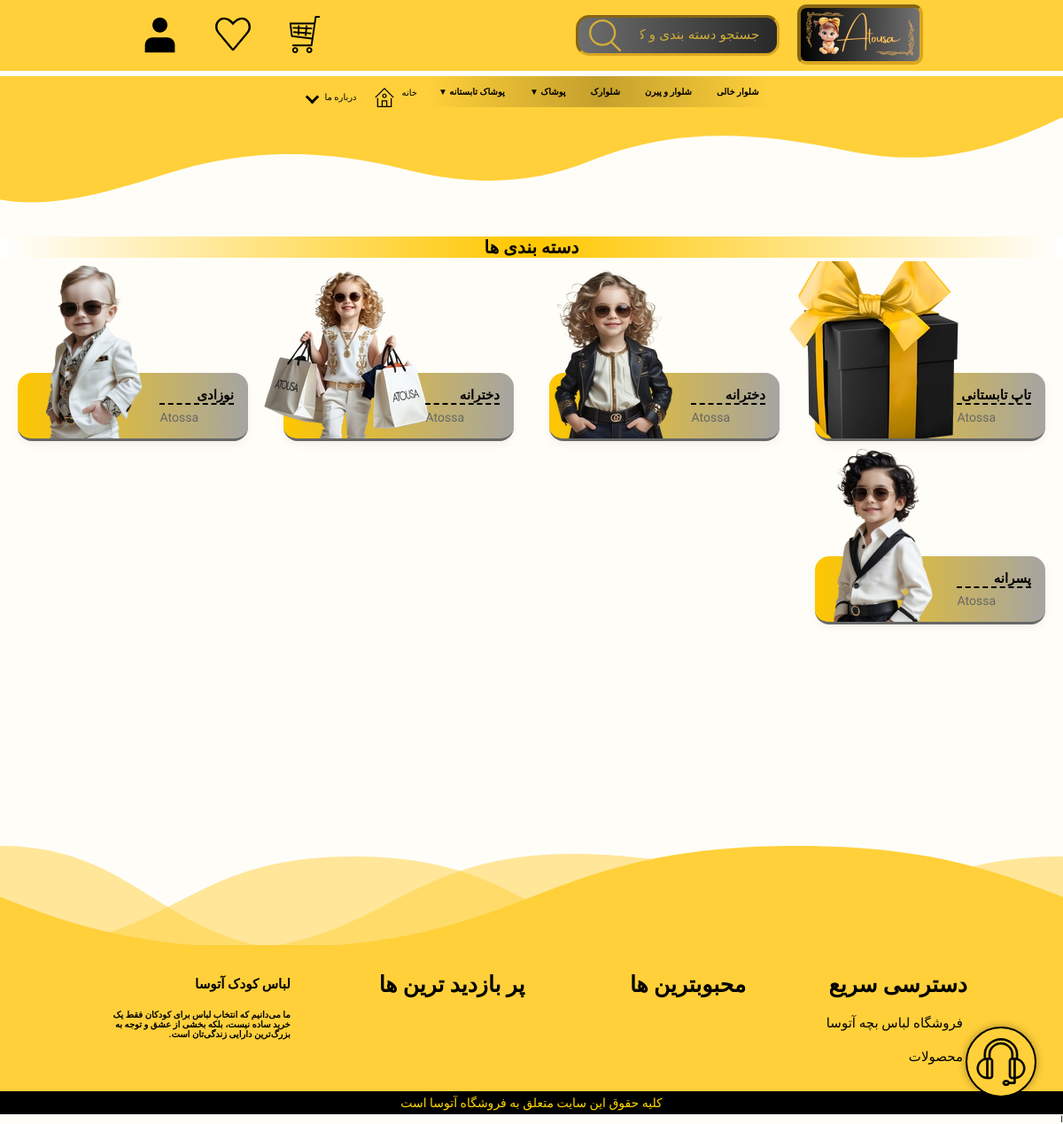
The app's page /product/categories/ with its own data.
### products/models.py (models this page shows, shortened)
class Base(models.Model):
    title = models.CharField(max_length=100, verbose_name='عنوان', db_index=True)
    slug = models.CharField(max_length=100, unique=True, verbose_name='اسلاگ', null=True, blank=True, db_index=True)
    is_active = models.BooleanField(default=True, db_index=True)
    class Meta:
        abstract = True

class Category(Base):
    sub_category = models.ForeignKey('self', on_delete=models.CASCADE, blank=True, null=True,
                                     verbose_name='دسته بندی اصلی', related_name='sub_categories')
    image = ProcessedImageField(
        null=True,
        blank=True,
        upload_to='products/',
        processors=[ResizeToFill(200, 200)],
        format='WEBP',
        options={'quality': 100}
    )
    class Meta:
        db_table = 'category'
        verbose_name = 'دسته بندی'
        verbose_name_plural = 'دسته بندی ها'
        ordering = ['title']

### site_settings/models.py (models this page shows, shortened)
class Footer(models.Model):
    title = models.CharField(max_length=100, verbose_name="عنوان")
    link = models.CharField(max_length=100, verbose_name="آدرس صفحه", null=True, blank=True)
    sub_links = models.ForeignKey('self', null=True, blank=True, related_name='sub_link', verbose_name="زیر دسته ها",
                                  on_delete=models.CASCADE)
    class Meta:
        verbose_name = "پاورقی"
        verbose_name_plural = "پاورقی ها"
        ordering = ['title']

### products/views.py (the view)
# urls.py: path('categories/', views.category_view, name='categories_list_page'),
def category_view(request):
    categorya = Category.objects.prefetch_related('sub_category')
    return render(request, 'products/categories.html', {'categorya': categorya})

### aboutus_contactus/context_processors.py (called while the page is built, shortened)
def get_cache_key(request, key_name):
    if request.user.is_authenticated:
        return f'{key_name}_user_{request.user.id}'
    else:
        if not request.session.session_key:
            request.session.save()  # اطمینان از داشتن session_key
        return f'{key_name}_session_{request.session.session_key}'

def wishlist_count(request):
    cache_key = get_cache_key(request, 'wishlist_count')
    count = cache.get(cache_key)
    if count is None:
        if request.user.is_authenticated:
            count = WishList.objects.filter(user=request.user).count()
        else:
            wishlist = request.session.get('wishlist', [])
            count = len(wishlist)
        cache.set(cache_key, count, 60 * 60)
    return {'wishlist_count': count}

def messages_count(request):
    user = request.user
    if not user.is_authenticated:
        return {'messages_count': 0}

def partner(request):
    part = is_partner(request)
    return {'part': part}

### account/utils.py (called while the page is built)
def is_partner(request):
    if request.user.is_authenticated:
        user = request.user
        return Partnership.objects.filter(user=user, is_active=True).exists()
    return False

### admin_panel/context_processors.py (called while the page is built)
def unseen_notifications_count(request):
    if request.user.is_superuser:
        count = Notification.objects.filter(is_seen=False).count()
    else:
        count = 0
    return {'unseen_notifications_count': count}

### orders/cart.py (called while the page is built)
    def __len__(self):
        return sum(int(item['quantity']) for item in self.cart.values())

### orders/context_processors.py (called while the page is built)
def cart_context(request):
    cart = Cart(request)
    return {'cart_item_count': len(cart)}

### products/context_processors.py (called while the page is built)
def build_category_tree(categories):
    category_map = {cat['id']: cat for cat in categories}
    tree = []
    for cat in categories:
        cat['children'] = []
    for cat in categories:
        parent_id = cat['sub_category_id']
        if parent_id:
            parent = category_map.get(parent_id)
            if parent:
                parent['children'].append(cat)
        else:
            tree.append(cat)
    return tree

def global_categories(request):
    category_tree = cache.get('categories')
    if not category_tree:
        categories = Category.objects.all().order_by('title').values('id', 'title', 'slug', 'sub_category_id')
        category_tree = build_category_tree(list(categories))
        cache.set('categories', category_tree, 300 * 60)
    return {
        'categories': category_tree
    }

### products/templates/products/categories.html (shortened to what this page needs)
{% extends 'base/index.html' %}
{% load static %}
{% block css %}
    <link rel="stylesheet" href="{% static 'css/home.css' %}">
    <link rel="stylesheet" href="{% static 'css/categories.css' %}">
{% endblock %}
{% block content %}
    <div id="categories-t">
        <h1>دسته بندی ها</h1>
    </div>
    <div>{% include 'products/partials/_cat_partial.html' with categorya=categorya %}</div>
{% endblock %}

### home/templates/home/includes/header_categories.html (shortened to what this page needs)
<ul class="main-menu">
    {% for category in categories %}
        <li class="main-menu-item">
            <a href="{% url 'product_list_page' %}?category={{ category.slug }}">
                {{ category.title }}
                {% if category.children %}
                    <span class="toggle-arrow">▼</span>
                {% endif %}
            </a>
        </li>
    {% endfor %}
</ul>

### products/templates/products/partials/_cat_partial.html (shortened to what this page needs)
<div class="containerc" id="containerc-mobile">
    <div class="category-grid mobile-v">
        {% for cat in categorya %}
            {% if cat.image %}
                <a href="{% url 'product_list_page' %}?category={{ cat.slug }}" class="category-link"
                   title="نمایش محصولات {{ cat.title }}">
                    <div class="category-boxes">
                        <div class="text">
                            <h2>{{ cat.title }}</h2>
                            <p>Atossa</p>
                        </div>
                        <img src="{{ cat.image.url }}" alt="دسته‌بندی {{ cat.title }} - فروشگاه آتوسا" class="image"
                             loading="lazy">
                    </div>
                </a>
            {% endif %}
        {% endfor %}
    </div>
</div>

### templates/includes/footer.html
{% load cache %}
{% cache 6000 "footer_static"%}
<div id="footer-wrapper">
    <img id="footer-bg" src="/static/image/about-us-bg.svg" alt="لباس بچه">
    <section class="footer">
    <div class="box-container">
        {% for link in links %}
            <div class="box">
                <h3>{{ link.title }}</h3>
                {% for sub in link.sub_link.all %}
                    <a href="{{ sub.link }}"> <i class="fas fa-arrow-right"></i> {{ sub.title }} </a>
                {% endfor %}
            </div>
        {% endfor %}
    <div id="footer-des">
        <h1>لباس کودک آتوسا</h1>
        <h4>ما می‌دانیم که انتخاب لباس برای کودکان فقط یک خرید ساده نیست، بلکه بخشی از عشق و توجه به بزرگ‌ترین دارایی زندگی‌تان است.</h4>
    </div>
    </div>
</section>
    <div id="copy-right"><p>کلیه حقوق این سایت متعلق به فروشگاه آتوسا است </p></div>
</div>
{% endcache %}

### static/css/base.css (style rules this page uses)
body { background-color: #fefdf49c; font-family: 'Vazirmatn', Tahoma, sans-serif; padding-top: 117px; }
html, body { width: 100%; margin: 0; box-sizing: border-box; overflow-x: hidden; }
* { margin: 0; padding: 0; box-sizing: border-box; outline: none; border: none; text-decoration: none; text-transform: capitalize; transition: all .2s linear; }
html { font-size: 62.5%; overflow-x: hidden; scroll-padding-top: 7rem; scroll-behavior: smooth; }
section { padding: 2rem 9%; }
.main-menu { display: flex; list-style: none; padding: 0; margin: 0; background: linear-gradient(to right, rgba(147, 147, 147, 0), rgba(0, 0, 0, 0.23), rgba(133, 133, 133, 0)); direction: rtl; justify-content: center; }
.main-menu-item { position: relative; }
.main-menu-item > a { display: block; padding: 12px 14px; color: #000000; text-decoration: none; font-weight: bold; transition: background 0.5s; }
.footer .box-container { display: grid; grid-template-columns: repeat(auto-fit, minmax(23rem, 1fr)); gap: 1.5rem; }
.footer .box-container .box h3 { font-size: 2.5rem; padding: 1rem 0; }
.footer .box-container .box a { display: block; font-size: 1.5rem; padding: 1rem 0; color: black; }
.footer .box-container .box a i { padding-right: .5rem; }
.footer { background-color: #FFD03A; }
#footer-bg { position: relative; bottom: -10px; margin-top: 60px; }
#copy-right { display: flex; justify-content: center; background-color: black; color: gold; font-size: 1.4rem; padding: 5px; }
#footer-des { display: flex; flex-direction: column; gap: 20px; padding: 1.5rem; }

### static/css/categories.css (style rules this page uses)
.containerc { width: 100%; max-width: 1600px; margin: 70px auto; padding: 20px; }
.category-grid { display: grid; grid-template-columns: repeat(4, 1fr); gap: 40px; margin-top: 20px; }
.category-boxes { position: relative; margin-bottom: 90px; border-radius: 16px; border-bottom: 3px #676767 solid; box-shadow: 0 4px 10px rgba(0, 0, 0, 0.05); background: linear-gradient(to left, rgba(110, 110, 110, 0.62), #ffc700); display: flex; width: 300px; align-items: center; justify-content: space-between; }
.category-boxes .text { z-index: 2; padding: 16px; }
.category-boxes h2 { color: #000000; border-bottom: #000000 2px dashed; }
.category-boxes p { font-size: 14px; color: #666; margin-top: 6px; margin-right: 40px; }
.category-boxes .image { position: absolute; bottom: 0; left: -30px; width: 200px; height: 200px; object-fit: contain; z-index: 1; transition: transform 0.8s ease; }
#categories-t { background: linear-gradient(to left, rgb(255, 255, 255), #ffc700, white); margin: 30px auto 90px; display: flex; justify-content: center; }
@media (min-width: 801px) and (max-width: 1399px) { .category-boxes { width: auto; } }

### records on screen
Category: title "شلوار خالی"
Category: title "شلوار و پیرن"
Category: title "شلوارک"
Category: title "پوشاک"
Category: title "پوشاک تابستانه"
Category: title "تاپ تابستانی", image (picture)
Category: title "دخترانه", image (picture)
Category: title "دخترانه", image (picture)
Category: title "نوزادی", image (picture)
Category: title "پسرانه", image (picture)
Footer: title "دسترسی سریع"
Footer: title "فروشگاه لباس بچه آتوسا"
Footer: title "محصولات"
Footer: title "محبوبترین ها"
Footer: title "پر بازدید ترین ها"
